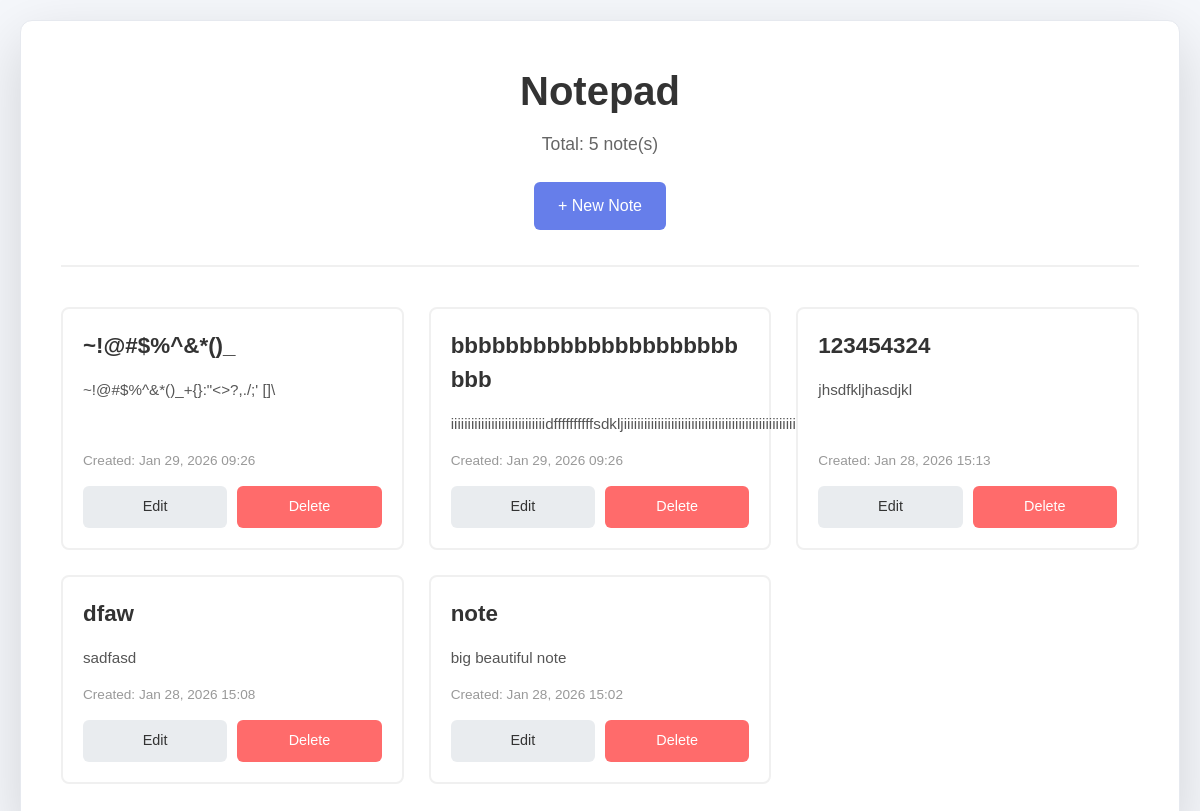
The page / on the database its author committed.
### tables this page shows
CREATE TABLE `notes` (
  `id` int(11) NOT NULL AUTO_INCREMENT,
  `title` varchar(255) NOT NULL,
  `content` text NOT NULL,
  `created_at` datetime DEFAULT current_timestamp(),
  `updated_at` datetime DEFAULT NULL ON UPDATE current_timestamp(),
  PRIMARY KEY (`id`)
);

### public/index.php (the view, shortened to what this page needs)
<?php
require __DIR__ . '/../config/db.php';
$sql = "SELECT * FROM notes ORDER BY created_at DESC";
$result = $conn->query($sql);
$notes = [];
while ($row = $result->fetch_assoc()) {
    $notes[] = $row;
}
$note_count = count($notes);
?>
<!DOCTYPE html>
<html lang="en">
<head>
    <link rel="stylesheet" href="/app/style.css">
</head>
<body>
    <div class="container">
        <div class="header">
            <h1>Notepad</h1>
            <p class="note-count">Total: <?php echo $note_count; ?> note(s)</p>
            <a href="/app/create.php" class="btn btn-primary">+ New Note</a>
        </div>
        <?php if ($note_count === 0): ?>
            <div class="empty-state">
                <p>No notes yet. Create your first note!</p>
                <a href="/app/create.php" class="btn btn-primary">Create First Note</a>
            </div>
        <?php else: ?>
            <div class="notes-grid">
                <?php foreach ($notes as $note): ?>
                    <div class="note-card">
                        <h2 class="note-title">
                            <?php echo htmlspecialchars($note['title']); ?>
                        </h2>
                        <p class="note-content">
                            <?php
                            $preview = substr(htmlspecialchars($note['content']), 0, 150);
                            echo $preview;
                            ?>
                        </p>
                        <p class="note-meta">
                            Created: <?php echo date('M d, Y H:i', strtotime($note['created_at'])); ?>
                        </p>
                        <div class="note-actions">
                            <a href="/app/edit.php?id=<?php echo $note['id']; ?>" class="btn btn-secondary">
                                Edit
                            </a>
                                     <a href="/app/delete.php?id=<?php echo $note['id']; ?>" class="btn btn-danger"
                               onclick="return confirm('Delete this note?');">
                                Delete
                            </a>
                        </div>
                    </div>
                <?php endforeach; ?>
            </div>
        <?php endif; ?>
    </div>
</body>
</html>

### app/style.css (style rules this page uses)
* { box-sizing: border-box; margin: 0; padding: 0; }
body { font-family: Arial, Helvetica, sans-serif; line-height: 1.5; color: #222; background: #f5f7fb; padding: 20px; }
.container { max-width: 900px; margin: 0 auto; background: #fff; padding: 20px; border-radius: 6px; border: 1px solid #e6e9ef; }
.header { text-align: center; margin-bottom: 18px; }
.header h1 { font-size: 1.5rem; margin-bottom: 6px; }
.note-count { color: #666; font-size: 0.95rem; }
.btn { display: inline-block; padding: 8px 14px; border-radius: 4px; text-decoration: none; font-weight: 600; cursor: pointer; border: none; }
.btn-primary { background: #1976d2; color: #fff; }
.btn-secondary { background: #e0e0e0; color: #222; }
.btn-danger { background: #d32f2f; color: #fff; }
.notes-grid { display: grid; grid-template-columns: repeat(auto-fill, minmax(240px, 1fr)); gap: 14px; margin-top: 18px; }
.note-card { background: #fff; border: 1px solid #eee; padding: 12px; border-radius: 6px; }
.note-title { font-weight: 700; margin-bottom: 8px; }
.note-content { color: #444; font-size: 0.95rem; margin-bottom: 10px; }
.note-meta { font-size: 0.85rem; color: #888; margin-bottom: 8px; }
.note-actions { display:flex; gap:8px; }
.note-actions .btn { flex:1; padding:8px; font-size:0.9rem; }
.container { max-width: 1200px; margin: 0 auto; background: white; border-radius: 12px; box-shadow: 0 20px 60px rgba(0, 0, 0, 0.15); padding: 40px; }
.header { text-align: center; margin-bottom: 40px; border-bottom: 2px solid #f0f0f0; padding-bottom: 30px; }
.header h1 { font-size: 2.5em; color: #333; margin-bottom: 10px; }
.note-count { font-size: 1.1em; color: #666; margin-bottom: 20px; }
.btn { display: inline-block; padding: 12px 24px; border-radius: 6px; font-size: 1em; text-decoration: none; border: none; cursor: pointer; transition: all 0.3s ease; font-weight: 500; text-align: center; margin: 5px; }
.btn-primary { background: #667eea; color: white; }
.btn-secondary { background: #e9ecef; color: #333; }
.btn-danger { background: #ff6b6b; color: white; }
.notes-grid { display: grid; grid-template-columns: repeat(auto-fill, minmax(300px, 1fr)); gap: 25px; margin-top: 30px; }
.note-card { background: white; border: 2px solid #f0f0f0; border-radius: 8px; padding: 20px; transition: all 0.3s ease; display: flex; flex-direction: column; height: 100%; }
.note-title { font-size: 1.4em; color: #333; margin-bottom: 15px; font-weight: 600; word-break: break-word; }
.note-content { flex-grow: 1; color: #555; line-height: 1.6; margin-bottom: 15px; font-size: 0.95em; }
.note-meta { font-size: 0.85em; color: #999; margin-bottom: 15px; }
.note-actions { display: flex; gap: 10px; }
.note-actions .btn { flex: 1; margin: 0; padding: 10px; font-size: 0.9em; }

### rows shown on the page
notes: title "~!@#$%^&*()_", content "~!@#$%^&*()_+{}:\"<>?,./;' []\\", created_at "Jan 29, 2026 09:26"
notes: title "bbbbbbbbbbbbbbbbbbbbbbbb", content "iiiiiiiiiiiiiiiiiiiiiiiiiiiidffffffffffsdkljiiiiiiiiiiiiiiiiiiiiiiiiiiiiiiiiiiiiiiiiiiiiiiiiiiiiiiiiiiiiiiiiiiiiiiiiiiiiiiiiiiiiiiiiiiiiiiiiiiiiiiiiii", created_at "Jan 29, 2026 09:26"
notes: title "123454324", content "jhsdfkljhasdjkl", created_at "Jan 28, 2026 15:13"
notes: title "dfaw", content "sadfasd", created_at "Jan 28, 2026 15:08"
notes: title "note", content "big beautiful note", created_at "Jan 28, 2026 15:02"

### other values the page prints
$note_count "5"
